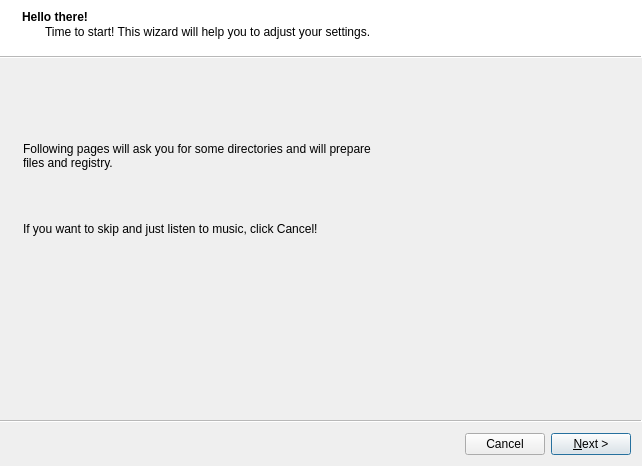
<?xml version="1.0" encoding="UTF-8"?>
<ui version="4.0">
 <class>SettingsWizard</class>
 <widget class="QWizard" name="SettingsWizard">
  <property name="windowModality">
   <enum>Qt::WindowModal</enum>
  </property>
  <property name="geometry">
   <rect>
    <x>0</x>
    <y>0</y>
    <width>642</width>
    <height>466</height>
   </rect>
  </property>
  <property name="sizePolicy">
   <sizepolicy hsizetype="Fixed" vsizetype="Fixed">
    <horstretch>0</horstretch>
    <verstretch>0</verstretch>
   </sizepolicy>
  </property>
  <property name="windowTitle">
   <string>Welcome to DPlayer!</string>
  </property>
  <property name="toolTip">
   <string/>
  </property>
  <property name="statusTip">
   <string notr="true"/>
  </property>
  <property name="whatsThis">
   <string notr="true"/>
  </property>
  <property name="autoFillBackground">
   <bool>false</bool>
  </property>
  <property name="sizeGripEnabled">
   <bool>false</bool>
  </property>
  <property name="modal">
   <bool>true</bool>
  </property>
  <property name="wizardStyle">
   <enum>QWizard::ModernStyle</enum>
  </property>
  <property name="options">
   <set>QWizard::CancelButtonOnLeft|QWizard::DisabledBackButtonOnLastPage|QWizard::NoBackButtonOnLastPage|QWizard::NoBackButtonOnStartPage|QWizard::NoCancelButtonOnLastPage|QWizard::NoDefaultButton</set>
  </property>
  <property name="titleFormat">
   <enum>Qt::RichText</enum>
  </property>
  <property name="subTitleFormat">
   <enum>Qt::AutoText</enum>
  </property>
  <widget class="QWizardPage" name="introPage">
   <property name="baseSize">
    <size>
     <width>620</width>
     <height>350</height>
    </size>
   </property>
   <property name="title">
    <string>Hello there!</string>
   </property>
   <property name="subTitle">
    <string>Time to start! This wizard will help you to adjust your settings.</string>
   </property>
   <widget class="QWidget" name="verticalLayoutWidget_2">
    <property name="geometry">
     <rect>
      <x>10</x>
      <y>0</y>
      <width>601</width>
      <height>341</height>
     </rect>
    </property>
    <layout class="QVBoxLayout" name="verticalLayout_2">
     <property name="sizeConstraint">
      <enum>QLayout::SetDefaultConstraint</enum>
     </property>
     <item>
      <spacer name="verticalSpacer">
       <property name="orientation">
        <enum>Qt::Vertical</enum>
       </property>
       <property name="sizeType">
        <enum>QSizePolicy::Fixed</enum>
       </property>
       <property name="sizeHint" stdset="0">
        <size>
         <width>20</width>
         <height>80</height>
        </size>
       </property>
      </spacer>
     </item>
     <item>
      <widget class="QLabel" name="label">
       <property name="sizePolicy">
        <sizepolicy hsizetype="Fixed" vsizetype="Preferred">
         <horstretch>0</horstretch>
         <verstretch>0</verstretch>
        </sizepolicy>
       </property>
       <property name="maximumSize">
        <size>
         <width>360</width>
         <height>16777215</height>
        </size>
       </property>
       <property name="frameShape">
        <enum>QFrame::NoFrame</enum>
       </property>
       <property name="text">
        <string>&lt;html&gt;&lt;head/&gt;&lt;body&gt;&lt;p&gt;Following pages will ask you for some directories and will prepare files and registry. &lt;/p&gt;&lt;p&gt;&lt;br/&gt;&lt;/p&gt;&lt;p&gt;If you want to skip and just listen to music, click Cancel!&lt;/p&gt;&lt;/body&gt;&lt;/html&gt;</string>
       </property>
       <property name="scaledContents">
        <bool>false</bool>
       </property>
       <property name="wordWrap">
        <bool>true</bool>
       </property>
       <property name="margin">
        <number>10</number>
       </property>
      </widget>
     </item>
     <item>
      <spacer name="verticalSpacer_2">
       <property name="orientation">
        <enum>Qt::Vertical</enum>
       </property>
       <property name="sizeHint" stdset="0">
        <size>
         <width>20</width>
         <height>40</height>
        </size>
       </property>
      </spacer>
     </item>
    </layout>
   </widget>
  </widget>
  <widget class="dbWizardPage" name="dbPage">
   <property name="title">
    <string>Database first!</string>
   </property>
   <property name="subTitle">
    <string>DPlayer uses SQLite3 database to store your preferences!</string>
   </property>
  </widget>
  <widget class="dirsWizardPage" name="dirsPage">
   <property name="title">
    <string>Where is your music?</string>
   </property>
   <property name="subTitle">
    <string>Browse for directories where your media is:</string>
   </property>
  </widget>
  <widget class="QWizardPage" name="finishPage">
   <property name="title">
    <string>Finally!</string>
   </property>
   <widget class="QWidget" name="verticalLayoutWidget">
    <property name="geometry">
     <rect>
      <x>30</x>
      <y>-10</y>
      <width>361</width>
      <height>171</height>
     </rect>
    </property>
    <layout class="QVBoxLayout" name="verticalLayout">
     <item>
      <spacer name="verticalSpacer_3">
       <property name="orientation">
        <enum>Qt::Vertical</enum>
       </property>
       <property name="sizeHint" stdset="0">
        <size>
         <width>20</width>
         <height>40</height>
        </size>
       </property>
      </spacer>
     </item>
     <item>
      <widget class="QLabel" name="label_regstry">
       <property name="text">
        <string>TextLabel</string>
       </property>
       <property name="wordWrap">
        <bool>true</bool>
       </property>
      </widget>
     </item>
     <item>
      <spacer name="verticalSpacer_4">
       <property name="orientation">
        <enum>Qt::Vertical</enum>
       </property>
       <property name="sizeHint" stdset="0">
        <size>
         <width>20</width>
         <height>40</height>
        </size>
       </property>
      </spacer>
     </item>
     <item>
      <widget class="QLabel" name="label_databases">
       <property name="text">
        <string>TextLabel</string>
       </property>
       <property name="wordWrap">
        <bool>true</bool>
       </property>
      </widget>
     </item>
     <item>
      <spacer name="verticalSpacer_5">
       <property name="orientation">
        <enum>Qt::Vertical</enum>
       </property>
       <property name="sizeHint" stdset="0">
        <size>
         <width>20</width>
         <height>40</height>
        </size>
       </property>
      </spacer>
     </item>
    </layout>
   </widget>
  </widget>
 </widget>
 <customwidgets>
  <customwidget>
   <class>dbWizardPage</class>
   <extends>QWizardPage</extends>
   <header>Wizards/Settings/dbwizardpage.h</header>
   <container>1</container>
  </customwidget>
  <customwidget>
   <class>dirsWizardPage</class>
   <extends>QWizardPage</extends>
   <header>Wizards/Settings/dirswizardpage.h</header>
   <container>1</container>
  </customwidget>
 </customwidgets>
 <resources/>
 <connections/>
</ui>
